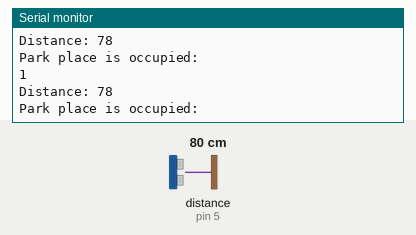
Simulated run of this sketch. Board: Arduino Uno, built with avr-gcc and run on an emulated ATmega328P. On the bench: the last lines printed to the serial monitor. Wiring (inferred from the names in the program): ultrasonic range finder: trigger pin 2; echo pin 5. The test bench sets the inputs (shaded band); at power-on: distance to the obstacle (sensor on pin 5) 80 cm. The echo pulse lasts 58.3 µs per cm.

Above: at 1.2 s.
1.3 s: distance to the obstacle (sensor on pin 5) set to 2 cm
At 1.8 s:
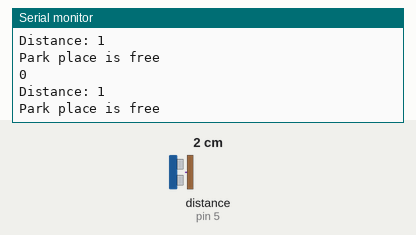
2.9 s: distance to the obstacle (sensor on pin 5) set to 120 cm
At 3.9 s:
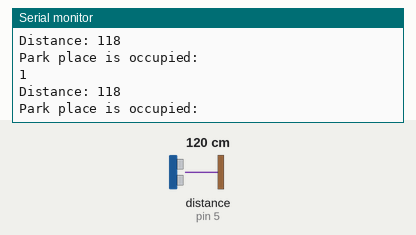
5.9 s: distance to the obstacle (sensor on pin 5) set to 4 cm
At 6.5 s:
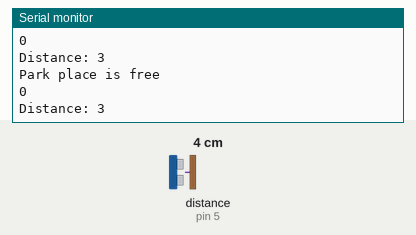
8.9 s: distance to the obstacle (sensor on pin 5) set to 250 cm
At 9.7 s:
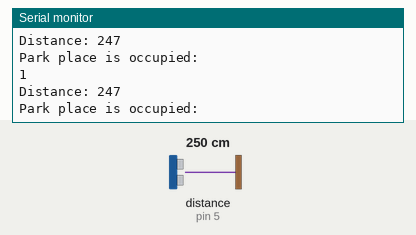
11.9 s: distance to the obstacle (sensor on pin 5) set to 9 cm
At 12.4 s:
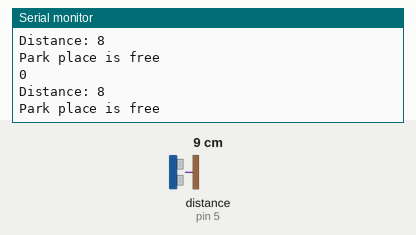
14.9 s: distance to the obstacle (sensor on pin 5) set to 18 cm
At 16.0 s:
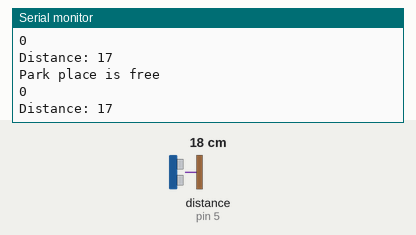
Timing chart, 0 to 17.9 s (numbered marks = the images above; inputs shaded):
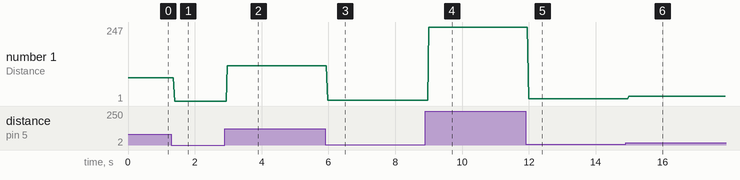

Measured:
- after the input at 1.3 s, the serial monitor: prints a new line after 0.10 s (image 1)
- after the input at 2.9 s, the serial monitor: prints a new line after 0.08 s (image 2)
- after the input at 5.9 s, the serial monitor: prints a new line after 0.07 s (image 3)
- after the input at 8.9 s, the serial monitor: prints a new line after 0.10 s (image 4)
- after the input at 11.9 s, the serial monitor: prints a new line after 0.10 s (image 5)
- after the input at 14.9 s, the serial monitor: prints a new line after 0.10 s (image 6)
- plotted number 1: 1 → 118 after the input at 2.9 s, 118 → 3 after the input at 5.9 s, 3 → 247 after the input at 8.9 s, 247 → 8 after the input at 11.9 s, 8 → 17 after the input at 14.9 s

The sketch:

ParKing_wifi_alpha.ino
```cpp
// defines pins numbers
const int trigPin = 2;
const int echoPin = 5;

// defines variables
long duration;
int distance;
boolean isAvailable1;

void setup() {
pinMode(trigPin, OUTPUT); // Sets the trigPin as an Output
pinMode(echoPin, INPUT); // Sets the echoPin as an Input
Serial.begin(9600); // Starts the serial communication
}

void loop() {
// Clears the trigPin
digitalWrite(trigPin, LOW);
delayMicroseconds(2);

// Sets the trigPin on HIGH state for 10 micro seconds
digitalWrite(trigPin, HIGH);
delayMicroseconds(10);
digitalWrite(trigPin, LOW);

// Reads the echoPin, returns the sound wave travel time in microseconds
duration = pulseIn(echoPin, HIGH);

// Calculating the distance
distance= duration*0.034/2;

// Prints the distance on the Serial Monitor
Serial.print("Distance: ");
Serial.println(distance);

if (distance>=20){
  //digitalWrite(3,HIGH);
  Serial.println("Park place is occupied:");
  isAvailable1= true;
  Serial.println(isAvailable1);

}
else {
  Serial.println("Park place is free");
  isAvailable1=false;
  Serial.println(isAvailable1);

}
}
```
